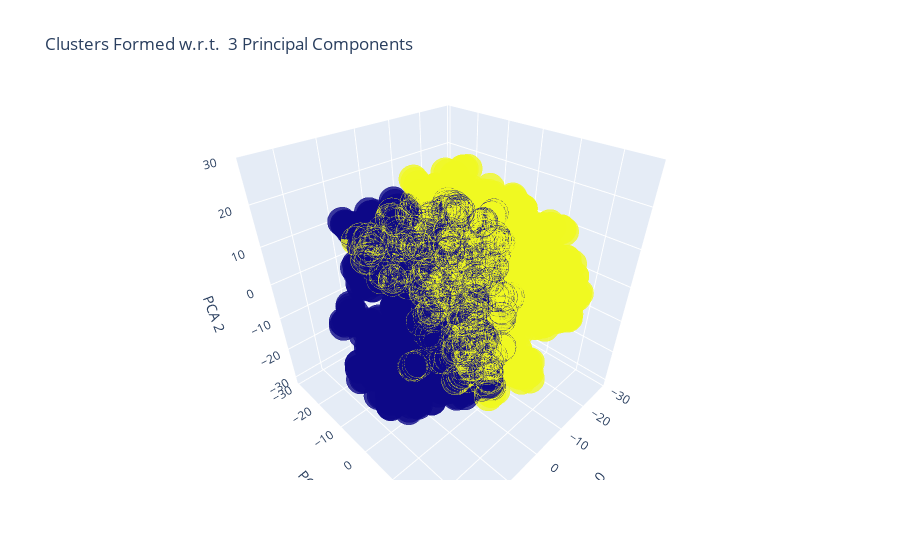

Notebook code cell kept with this figure:
### Code cell
kmeans = KMeans(n_clusters = 2, init = 'k-means++', random_state = 42)
kmeans.fit(X_tsne)
y_label = kmeans.predict(X_tsne)

Cluster3D(X_tsne,y_label)
print("Silhouette Score:\t",silhouette_score(X_tsne, y_label))

### Figure 1 — Plotly figure (JSON) as saved in the notebook; plotly's stock layout.template omitted (floating-point values rounded to 4 significant figures; data arrays with more than 128 entries replaced by an {"elided": "..."} marker saying what was removed)
{"data": [{"marker": {"color": {"elided": "1998 int values"}, "line": {"color": {"elided": "1998 int values"}, "width": 12}, "opacity": 0.8, "size": 10}, "mode": "markers", "x": {"elided": "1998 float values"}, "y": {"elided": "1998 float values"}, "z": {"elided": "1998 float values"}, "type": "scatter3d"}], "layout": {"scene": {"xaxis": {"title": {"text": "PCA 0"}, "type": "linear"}, "yaxis": {"title": {"text": "PCA 1"}, "type": "linear"}, "zaxis": {"title": {"text": "PCA 2"}, "type": "linear"}, "aspectratio": {"x": 0.9681, "y": 0.9914, "z": 1.042}, "aspectmode": "auto", "camera": {"up": {"x": 0, "y": 0, "z": 1}, "center": {"x": 0, "y": 0, "z": 0}, "eye": {"x": 1.026, "y": 1.026, "z": 1.026}, "projection": {"type": "perspective"}}}, "title": {"text": "Clusters Formed w.r.t.  3 Principal Components"}, "autosize": true}}
